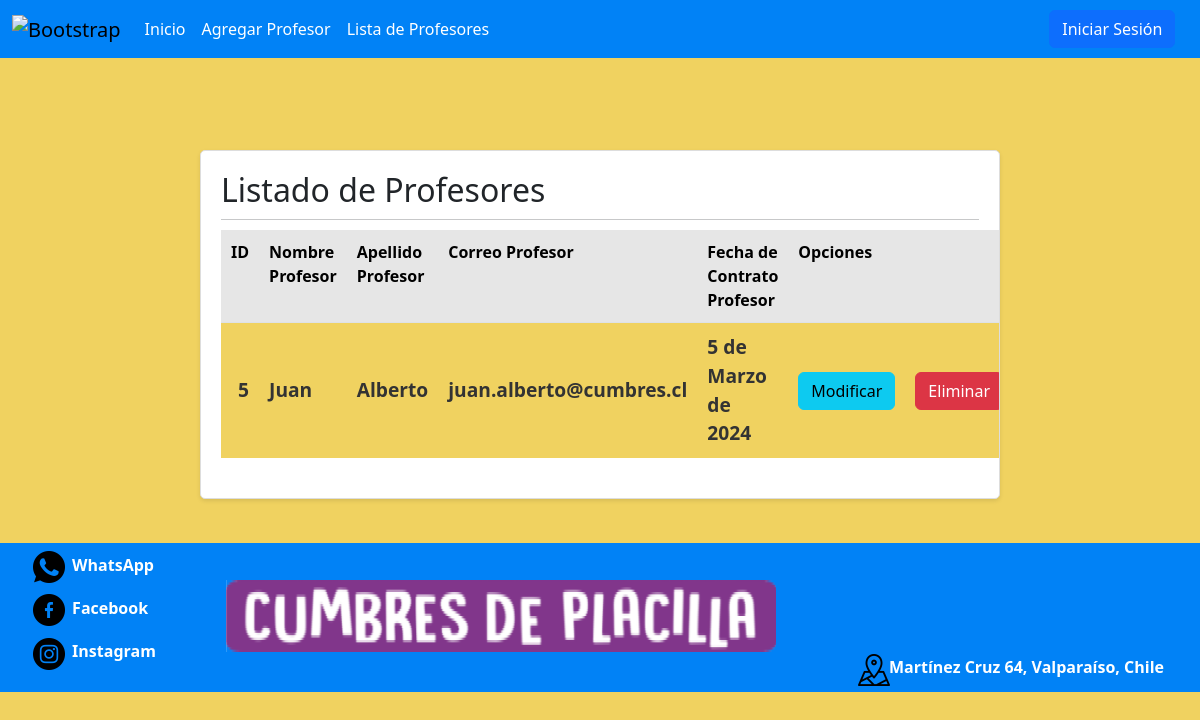
Page /SitioWeb/listarProfesor on the committed database.
### SitioWeb/models.py (models this page shows, shortened)
class Profesor(models.Model):
    nombre_prof = models.CharField(max_length=20)
    apellido_prof = models.CharField(max_length=20)
    correo_prof = models.EmailField(max_length=254)
    fec_contra_prof = models.DateField()
    class Meta:
        db_table = 'SitioWeb_profesor'

### SitioWeb/views.py (the view)
# urls.py: path('listarProfesor', listarProfesor, name='listarProfesor'),
def listarProfesor(request):
    listarProfesor = Profesor.objects.all()
    return render(request, 'paginas/listarProfesor.html', {'Profesor': listarProfesor})

### SitioWeb/templates/paginas/listarProfesor.html (shortened to what this page needs)
{% load static %}
<!DOCTYPE html>
<html lang="en">
<head>
 <link href="https://cdn.jsdelivr.net/npm/bootstrap@5.3.3/dist/css/bootstrap.min.css" rel="stylesheet">
 <link type='text/css' href="{%static "css/style.css"%}" rel="stylesheet" />
</head>
<body>
  <nav class="navbar navbar-expand-lg navbar-custom">
    <div class="container-fluid nav-bar-custom">
      <a class="navbar-brand" href=""><img src='{%static "Imagenes/Logo.png"%}' alt="Bootstrap" width="90" height="72"></a>
      <div class="collapse navbar-collapse" id="navbarNavDropdown">
        <ul class="navbar-nav">
          <li class="nav-item">
            <a class="nav-link nav-item-custom" aria-current="page" href="{%url 'index'%}">Inicio</a>
          </li>
          <li class="nav-item">
            <a class="nav-link nav-item-custom" aria-current="page" href="{%url 'agregarProfesor'%}">Agregar Profesor</a>
          </li>
          <li class="nav-item">
            <a class="nav-link nav-item-custom" aria-current="page" href="{%url 'listarProfesor'%}">Lista de Profesores</a>
          </li>
        </ul>
        <div class="right-item">
          <button type="button" class="btn btn-primary" data-bs-toggle="modal" data-bs-target="#exampleModal">Iniciar Sesión</button>
      </div>
      </div>
    </div>
  </nav>
    <br><br><br>
  <main>
        <div class="card" id="listarProf">
            <div class="card-body">
                <h2>Listado de Profesores</h2>
                <hr>
                <table class="table table-striped table-hover">
                    <tr>
                        <th>ID</th>
                        <th>Nombre Profesor</th>
                        <th>Apellido Profesor</th>
                        <th>Correo Profesor</th>
                        <th>Fecha de Contrato Profesor</th>
                        <th colspan="2">Opciones</th>
                    </tr>
                    {% for p in Profesor %}
                    <tr>
                        <td>{{ p.id }}</td>
                        <td>{{ p.nombre_prof }}</td>
                        <td>{{ p.apellido_prof }}</td>
                        <td>{{ p.correo_prof }}</td>
                        <td>{{ p.fec_contra_prof }}</td>
                        <td><a href="modificarProfesor/{{p.id}}" class="btn btn-info">Modificar</a></td>
                        <td><a href="eliminarProfesor/{{p.id}}" class="btn btn-danger">Eliminar</a></td>
                    </tr>
                    {% endfor %}
                </table>
            </div>
        </div>
  </main>
  <br>
  <footer>
    <div class="FooterIzquierda">
      <ul>
        <li class="ListaFooter d-flex align-items-center">
          <a href="https://api.whatsapp.com/send/?phone=56966967653&text=Hola%21+necesito+informaci%C3%B3n+sobre+este+Colegio&type=phone_number&app_absent=0" target="_blank" rel="noopener noreferrer">
            <img src='{%static "Imagenes/whatsapp.png"%}' class="IconFooter mr-2">
          </a>
          <a  href="https://api.whatsapp.com/send/?phone=56966967653&text=Hola%21+necesito+informaci%C3%B3n+sobre+este+Colegio&type=phone_number&app_absent=0"  target="_blank" rel="noopener noreferrer" class="TxtIcono">WhatsApp</a>
        </li>
        <li class="ListaFooter d-flex align-items-center">
          <a href="https://www.facebook.com/escueladelenguajecumbresdeplacillavalparaiso/"  target="_blank" rel="noopener noreferrer" class="IconoFooter">
            <img src='{%static "Imagenes/facebook.png"%}' class="IconFooter mr-2">
          </a>
          <a  href="https://www.facebook.com/escueladelenguajecumbresdeplacillavalparaiso/"  target="_blank" rel="noopener noreferrer" class="TxtIcono">Facebook</a>
        </li>
        <li class="ListaFooter d-flex align-items-center">
          <a href="https://www.instagram.com/cumbresdeplacillavalparaiso/"  target="_blank" rel="noopener noreferrer">
            <img src='{%static "Imagenes/instagram.png"%}' alt="Instagram" class="IconFooter mr-2">
          </a>
          <a  href="https://www.instagram.com/cumbresdeplacillavalparaiso/"  target="_blank" rel="noopener noreferrer" class="TxtIcono">Instagram</a>
        </li>
      </ul>
    </div>
        <div ID="FooterCentro">
          <img src='{%static "Imagenes/letras-del-logo-logo.png"%}'>
        </div>
        <div ID="FooterDerecha" class="d-flex align-items-center">
          <a href="https://maps.app.goo.gl/qd44qkzyeYCdrR2x8" target="_blank" rel="noopener noreferrer">
            <img src='{%static "Imagenes/GoogleMaps.png"%}' alt="GoogleMaps" class="IconFooter mr-2">
          </a>
          <a href="https://maps.app.goo.gl/qd44qkzyeYCdrR2x8" target="_blank" rel="noopener noreferrer" ID="TxtIconoD">Martínez Cruz 64, Valparaíso, Chile</a>
        </div>
    </footer>
</body>
</html>

### ProyectoCumbres/static/CSS/style.css (style rules this page uses)
body { background-color: #f0d260;display: flex; flex-direction: column; min-height: 100vh; }
.navbar-custom { background-color: #0182f6; }
.nav-item-custom { color: white; }
.nav-bar-custom { background-color: #0182f6; }
.IconFooter { width: 32px; height: 32px; margin-top: 25%; margin-left: 2%; margin-right: 2%; align-self: center; margin-bottom: 10%; }
footer { width: 100%; display: flex; justify-content: space-between; padding-bottom: .3%; color: #333333; font-weight: bold; background-color: #0182f6; }
.right-item { margin-left: auto; margin-right: 1.2%; }
.FooterIzquierda { align-self: flex-start; }
#FooterDerecha { align-self: flex-end; margin-left: .2%; margin-right: 3%; text-align: left; }
#FooterCentro { align-self: center; margin-left: .2%; margin-right: .2%; }
ul { list-style: none; }
.TxtIcono { margin-left: 7%; color: white; text-decoration: none; }
#TxtIconoD { color: white; text-decoration: none; }
.table td { vertical-align: middle; text-align: center; background-color: #f0d260; border-bottom: #f0d260; color: #333333; font-weight: bold; font-size: larger; }
.table td:first-child { text-align: right; }
.card { border: 1px solid #ddd; border-radius: 5px; box-shadow: 0 2px 4px rgba(0, 0, 0, 0.1); margin: 20px auto; max-width: 800px; overflow: hidden; }
.card-body { padding: 20px; }
.card-body h2 { margin-top: 0; margin-bottom: 10px; }
.card-body hr { margin: 10px 0; }
.table { width: 100%; margin-bottom: 20px; border-collapse: collapse; }
.table th, .table td { padding: 10px; text-align: left; }
.table th { background-color: #f2f2f2; }
.table-striped tbody tr:nth-of-type(odd) { background-color: #f9f9f9; }

### rows in the picture
Profesor: id "5", nombre_prof "Juan", apellido_prof "Alberto", correo_prof "juan.alberto@cumbres.cl", fec_contra_prof "5 de Marzo de 2024"
